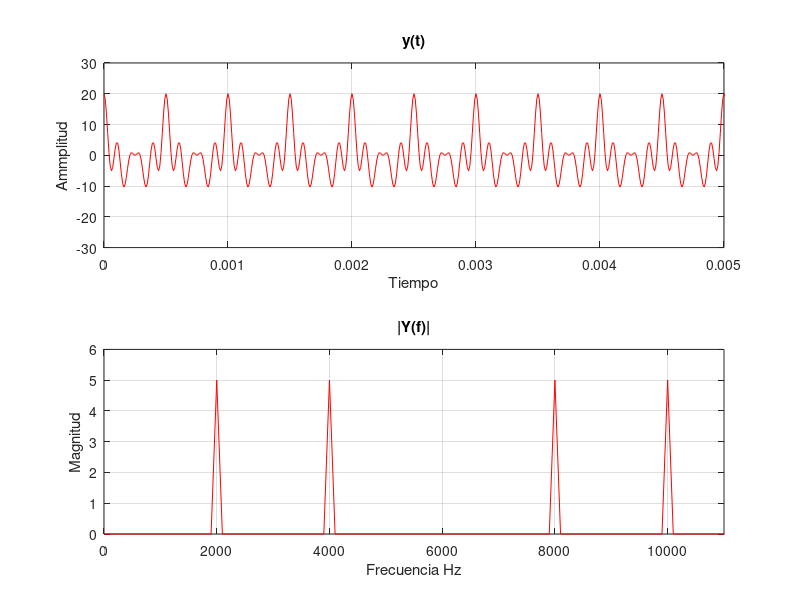
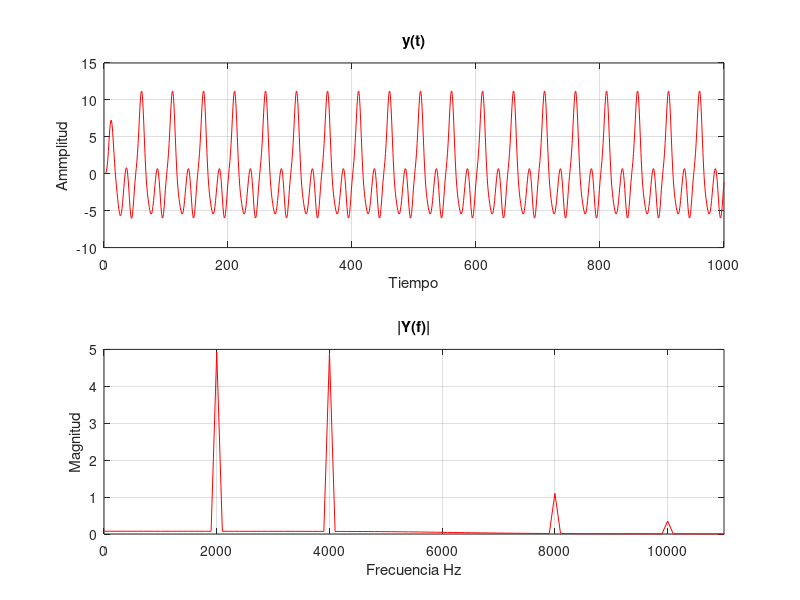

Recreate these plots in MATLAB, in order.
%Ejercicio 3
clc , clear all
fs=100000;
ts=1/fs;
L=1000;
t=(0:L-1)*ts;
A=5;
F1=2000; F2=4000; F3=8000; F4=10000;
y=A*cos(2*pi*F1*t)+A*cos(2*pi*F2*t)+A*cos(2*pi*F3*t)+A*cos(2*pi*F4*t);
figure(1)
subplot(2,1,1)
plot(t,y,'r');
xlim([0 , 0.005])
ylim([-30 30])
title('y(t)')
xlabel('Tiempo')
ylabel('Ammplitud');
grid on
%  freqz(b,a)

f=fs*(0:(L/2))/L;
Y=fft(y);
P2=abs(Y/L);
P1=P2(1:L/2+1)*2;
figure(1)
subplot(2,1,2)
plot(f,P1,'r')
xlim([0 11000])
title('|Y(f)|')
xlabel('Frecuencia Hz')
ylabel('Magnitud');
grid on

fc = 6000;
Wn=fc/(fs/2);
[num,den] = butter(5,Wn,'low');

Fsignal = filter(num, den , y);
figure(2)
subplot(2,1,1)
plot(Fsignal,'r')
title('y(t)')
xlabel('Tiempo')
ylabel('Ammplitud');
grid on

f2=fs*(0:(L/2))/L;
Y=fft(Fsignal);
P22=abs(Y/L);
P12=P22(1:L/2+1)*2;
figure(2)
subplot(2,1,2)
plot(f2,P12,'r')
xlim([0 11000])
grid on
title('|Y(f)|')
xlabel('Frecuencia Hz')
ylabel('Magnitud');
 %yf=fftshift(fft(y,10000))*ts;
% w=linspace(-fs/2,fs/2,10000)*2*pi;
 %figure (2)
 %plot(w/(2*pi),abs(yf));
 %grid on
 
 %y2=fft(y,1024);
 %frecuencia=((0:10023)/10023)*fs;
 %figure(4)
 %plot(abs(y2))
